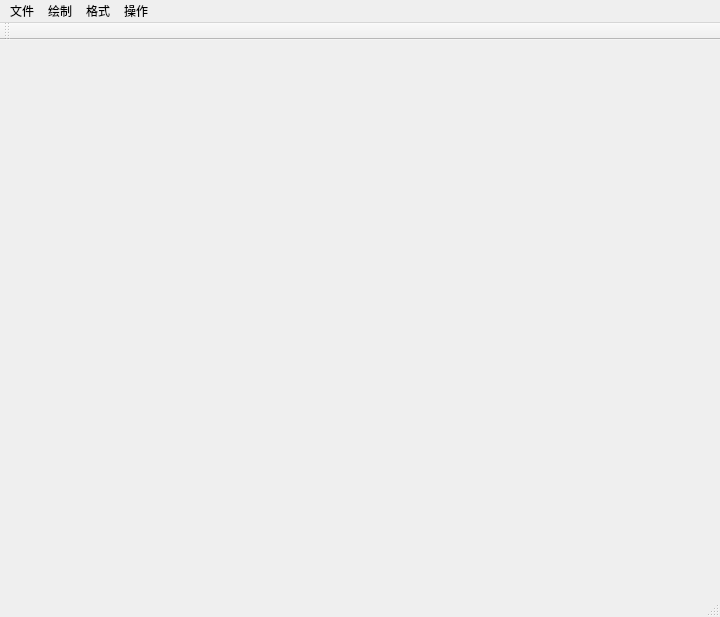
<?xml version="1.0" encoding="UTF-8"?>
<ui version="4.0">
 <class>CourseDesign</class>
 <widget class="QMainWindow" name="CourseDesign">
  <property name="geometry">
   <rect>
    <x>0</x>
    <y>0</y>
    <width>720</width>
    <height>617</height>
   </rect>
  </property>
  <property name="windowTitle">
   <string>CourseDesign</string>
  </property>
  <widget class="QWidget" name="centralWidget"/>
  <widget class="QMenuBar" name="menuBar">
   <property name="geometry">
    <rect>
     <x>0</x>
     <y>0</y>
     <width>720</width>
     <height>26</height>
    </rect>
   </property>
   <widget class="QMenu" name="File">
    <property name="title">
     <string>文件</string>
    </property>
    <addaction name="Open_File"/>
    <addaction name="Save_File"/>
    <addaction name="Clear_Screen"/>
    <addaction name="separator"/>
   </widget>
   <widget class="QMenu" name="Draw">
    <property name="title">
     <string>绘制</string>
    </property>
    <widget class="QMenu" name="menu">
     <property name="title">
      <string>多边形</string>
     </property>
     <addaction name="Draw_Polypon_Five"/>
     <addaction name="Draw_Polypon_Six"/>
     <addaction name="Draw_Polypon_Seven"/>
     <addaction name="Draw_Polypon_Eight"/>
     <addaction name="Draw_Polypon_Ten"/>
    </widget>
    <addaction name="Draw_Point"/>
    <addaction name="Draw_Line"/>
    <addaction name="Draw_Circle"/>
    <addaction name="Draw_Oval"/>
    <addaction name="Draw_Rectangle"/>
    <addaction name="menu"/>
    <addaction name="separator"/>
    <addaction name="Select_Mode"/>
   </widget>
   <widget class="QMenu" name="menu_2">
    <property name="title">
     <string>格式</string>
    </property>
    <addaction name="Pen_Style"/>
   </widget>
   <widget class="QMenu" name="menu_3">
    <property name="title">
     <string>操作</string>
    </property>
    <addaction name="Menu_Paste"/>
    <addaction name="Menu_Copy"/>
   </widget>
   <addaction name="File"/>
   <addaction name="Draw"/>
   <addaction name="menu_2"/>
   <addaction name="menu_3"/>
  </widget>
  <widget class="QToolBar" name="mainToolBar">
   <attribute name="toolBarArea">
    <enum>TopToolBarArea</enum>
   </attribute>
   <attribute name="toolBarBreak">
    <bool>false</bool>
   </attribute>
  </widget>
  <widget class="QStatusBar" name="statusBar"/>
  <action name="Open_File">
   <property name="text">
    <string>打开</string>
   </property>
  </action>
  <action name="Draw_Point">
   <property name="text">
    <string>点</string>
   </property>
  </action>
  <action name="Draw_Line">
   <property name="text">
    <string>直线</string>
   </property>
  </action>
  <action name="Draw_Circle">
   <property name="text">
    <string>圆</string>
   </property>
  </action>
  <action name="Draw_Oval">
   <property name="text">
    <string>椭圆</string>
   </property>
  </action>
  <action name="Draw_Rectangle">
   <property name="text">
    <string>矩形</string>
   </property>
  </action>
  <action name="Draw_Polypon_Five">
   <property name="text">
    <string>五边形</string>
   </property>
  </action>
  <action name="Draw_Polypon_Six">
   <property name="text">
    <string>六边形</string>
   </property>
  </action>
  <action name="Draw_Polypon_Seven">
   <property name="text">
    <string>七边形</string>
   </property>
  </action>
  <action name="Draw_Polypon_Eight">
   <property name="text">
    <string>八边形</string>
   </property>
  </action>
  <action name="Draw_Polypon_Ten">
   <property name="text">
    <string>十边形</string>
   </property>
  </action>
  <action name="Pen_Style">
   <property name="text">
    <string>画笔格式</string>
   </property>
  </action>
  <action name="Clear_Screen">
   <property name="text">
    <string>清空</string>
   </property>
  </action>
  <action name="Save_File">
   <property name="text">
    <string>保存</string>
   </property>
  </action>
  <action name="Select_Mode">
   <property name="text">
    <string>不绘制</string>
   </property>
  </action>
  <action name="Menu_Copy">
   <property name="text">
    <string>复制</string>
   </property>
  </action>
  <action name="Menu_Paste">
   <property name="text">
    <string>粘贴</string>
   </property>
  </action>
 </widget>
 <layoutdefault spacing="6" margin="11"/>
 <resources/>
 <connections/>
</ui>
